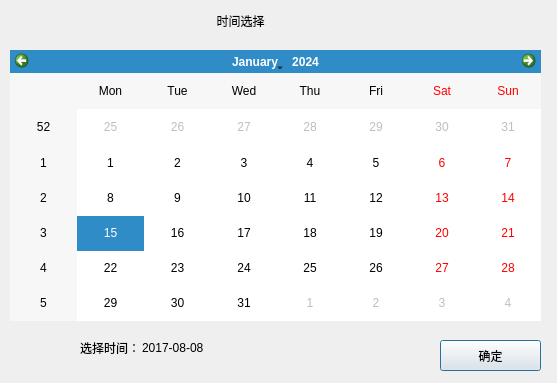
<?xml version="1.0" encoding="UTF-8"?>
<ui version="4.0">
 <class>LogCalendarDlg</class>
 <widget class="QDialog" name="LogCalendarDlg">
  <property name="geometry">
   <rect>
    <x>0</x>
    <y>0</y>
    <width>557</width>
    <height>383</height>
   </rect>
  </property>
  <property name="windowTitle">
   <string>Dialog</string>
  </property>
  <property name="styleSheet">
   <string notr="true"/>
  </property>
  <widget class="QLabel" name="label">
   <property name="geometry">
    <rect>
     <x>160</x>
     <y>0</y>
     <width>161</width>
     <height>41</height>
    </rect>
   </property>
   <property name="text">
    <string>时间选择</string>
   </property>
   <property name="alignment">
    <set>Qt::AlignCenter</set>
   </property>
  </widget>
  <widget class="QCalendarWidget" name="calendarWidget">
   <property name="geometry">
    <rect>
     <x>10</x>
     <y>50</y>
     <width>531</width>
     <height>271</height>
    </rect>
   </property>
   <property name="selectionMode">
    <enum>QCalendarWidget::SingleSelection</enum>
   </property>
   <property name="horizontalHeaderFormat">
    <enum>QCalendarWidget::ShortDayNames</enum>
   </property>
   <property name="verticalHeaderFormat">
    <enum>QCalendarWidget::ISOWeekNumbers</enum>
   </property>
  </widget>
  <widget class="QPushButton" name="pushButton">
   <property name="geometry">
    <rect>
     <x>440</x>
     <y>340</y>
     <width>101</width>
     <height>31</height>
    </rect>
   </property>
   <property name="text">
    <string>确定</string>
   </property>
  </widget>
  <widget class="QLabel" name="timeLab">
   <property name="geometry">
    <rect>
     <x>142</x>
     <y>330</y>
     <width>241</width>
     <height>35</height>
    </rect>
   </property>
   <property name="text">
    <string>2017-08-08</string>
   </property>
  </widget>
  <widget class="QLabel" name="label_2">
   <property name="geometry">
    <rect>
     <x>20</x>
     <y>330</y>
     <width>120</width>
     <height>35</height>
    </rect>
   </property>
   <property name="text">
    <string>选择时间：</string>
   </property>
   <property name="alignment">
    <set>Qt::AlignRight|Qt::AlignTrailing|Qt::AlignVCenter</set>
   </property>
  </widget>
 </widget>
 <resources/>
 <connections/>
</ui>
